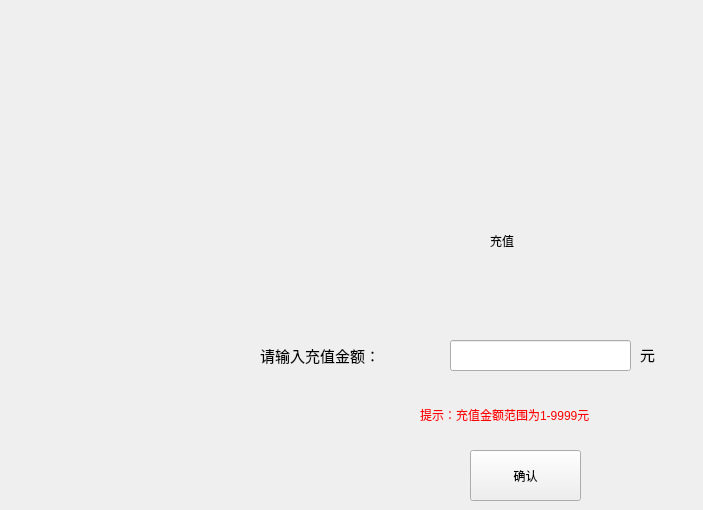
     <widget class="QWidget" name="chargewindow">
      <widget class="QLabel" name="label_10">
       <property name="geometry">
        <rect>
         <x>260</x>
         <y>340</y>
         <width>181</width>
         <height>31</height>
        </rect>
       </property>
       <property name="styleSheet">
        <string notr="true">font: 9pt &quot;微软雅黑&quot;;</string>
       </property>
       <property name="text">
        <string>&lt;html&gt;&lt;head/&gt;&lt;body&gt;&lt;p&gt;&lt;span style=&quot; font-size:11pt;&quot;&gt;请输入充值金额：&lt;/span&gt;&lt;/p&gt;&lt;/body&gt;&lt;/html&gt;</string>
       </property>
      </widget>
      <widget class="QLineEdit" name="chargetext">
       <property name="geometry">
        <rect>
         <x>450</x>
         <y>340</y>
         <width>181</width>
         <height>31</height>
        </rect>
       </property>
       <property name="styleSheet">
        <string notr="true">font: 9pt &quot;微软雅黑&quot;;</string>
       </property>
      </widget>
      <widget class="QLabel" name="label_8">
       <property name="geometry">
        <rect>
         <x>420</x>
         <y>400</y>
         <width>241</width>
         <height>31</height>
        </rect>
       </property>
       <property name="styleSheet">
        <string notr="true">font: 9pt &quot;微软雅黑&quot;;</string>
       </property>
       <property name="text">
        <string>&lt;html&gt;&lt;head/&gt;&lt;body&gt;&lt;p&gt;&lt;span style=&quot; color:#ff0000;&quot;&gt;提示：充值金额范围为1-9999元&lt;/span&gt;&lt;/p&gt;&lt;/body&gt;&lt;/html&gt;</string>
       </property>
      </widget>
      <widget class="QPushButton" name="chargeokBtn">
       <property name="geometry">
        <rect>
         <x>470</x>
         <y>450</y>
         <width>111</width>
         <height>51</height>
        </rect>
       </property>
       <property name="styleSheet">
        <string notr="true">font: 9pt &quot;微软雅黑&quot;;</string>
       </property>
       <property name="text">
        <string>确认</string>
       </property>
      </widget>
      <widget class="QLabel" name="label_26">
       <property name="geometry">
        <rect>
         <x>640</x>
         <y>339</y>
         <width>54</width>
         <height>31</height>
        </rect>
       </property>
       <property name="styleSheet">
        <string notr="true">font: 9pt &quot;微软雅黑&quot;;</string>
       </property>
       <property name="text">
        <string>&lt;html&gt;&lt;head/&gt;&lt;body&gt;&lt;p&gt;&lt;span style=&quot; font-size:11pt;&quot;&gt;元&lt;/span&gt;&lt;/p&gt;&lt;/body&gt;&lt;/html&gt;</string>
       </property>
      </widget>
      <widget class="QLabel" name="label_31">
       <property name="geometry">
        <rect>
         <x>490</x>
         <y>210</y>
         <width>101</width>
         <height>61</height>
        </rect>
       </property>
       <property name="styleSheet">
        <string notr="true">font: 22pt &quot;微软雅黑&quot;;</string>
       </property>
       <property name="text">
        <string>充值</string>
       </property>
      </widget>
     </widget>
